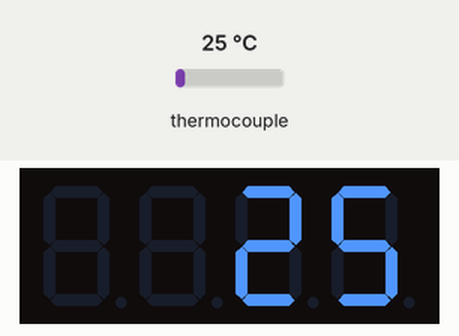
A sketch run on a simulated ESP32. On the bench: 4-digit seven-segment display. Inputs (shaded band) come from the test bench; at power-on: thermocouple 25 °C. What the sketch prints to the serial monitor is not drawn.

Above: at 1.4 s.
1.5 s: thermocouple set to 75 °C
At 2.86 s:
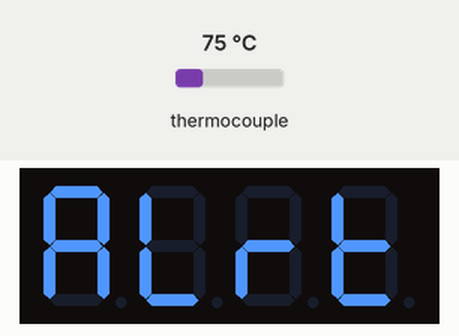
5.8 s: thermocouple set to 53 °C
At 5.98 s:
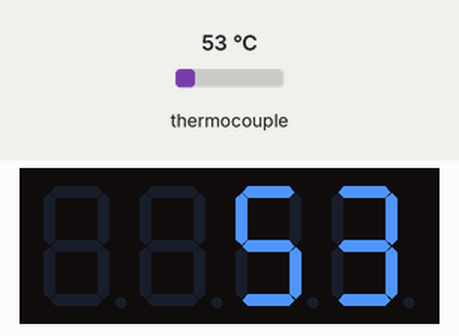
7.5 s: thermocouple set to 44 °C
At 9.4 s:
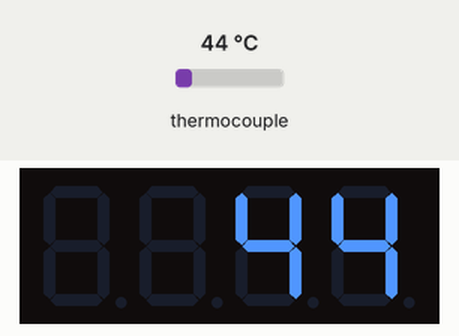
Timing chart, 0 to 10.9 s (numbered marks = the images above; inputs shaded):
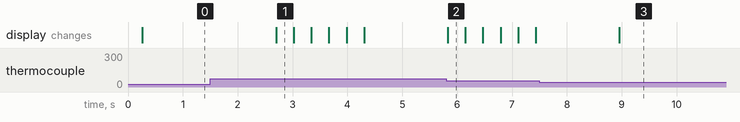

Measured:
- after the input at 1.5 s, the display: changes after 1.2 s (image 1)
- after the input at 5.8 s, the display: changes at once (image 2)

The sketch:

espnowsender.ino
```cpp
#include <esp_now.h>
#include <WiFi.h>
#include <TM1637Display.h>
#include <max6675.h>
#include "esp_wifi.h"

// MAX6675 pins
int thermoCLK = 18;
int thermoCS = 5;
int thermoDO = 19;
MAX6675 thermocouple(thermoCLK, thermoCS, thermoDO);

// TM1637 Display pins
#define CLK 2
#define DIO 4
TM1637Display display(CLK, DIO);

// Receiver MAC address (replace if different)
uint8_t receiverAddress[] = {0x2C, 0xBC, 0xBB, 0x0C, 0x11, 0xA4};

typedef struct struct_message {
  uint8_t type;           // New field to identify message type
  float temperatureC;
} struct_message;

struct_message myData;

// Channel & status management
int workingChannel = -1;
int failedAttempts = 0;
const int MAX_FAILED_ATTEMPTS = 3;

bool ackReceived = false;

#define TEMP_THRESHOLD 50
bool alertToggle = false;  // toggles between display styles

void OnDataSent(const uint8_t *mac_addr, esp_now_send_status_t status) {
  ackReceived = (status == ESP_NOW_SEND_SUCCESS);
}

// Try to send a dummy message on a specific channel to check if receiver responds
bool tryChannel(int channel) {
  WiFi.mode(WIFI_STA);
  esp_wifi_set_promiscuous(false);
  esp_wifi_set_channel(channel, WIFI_SECOND_CHAN_NONE);
  delay(10);

  if (esp_now_init() != ESP_OK) {
    Serial.println("❌ ESP-NOW init failed on channel " + String(channel));
    return false;
  }

  esp_now_register_send_cb(OnDataSent);

  esp_now_peer_info_t peerInfo = {};
  memcpy(peerInfo.peer_addr, receiverAddress, 6);
  peerInfo.channel = 0;  // 0 = allow any
  peerInfo.encrypt = false;

  if (!esp_now_is_peer_exist(receiverAddress)) {
    if (esp_now_add_peer(&peerInfo) != ESP_OK) {
      Serial.println("❌ Failed to add peer");
      esp_now_deinit();
      return false;
    }
  }

  // Send dummy test packet
  ackReceived = false;
  struct_message testData;
  testData.type = 1;  // Type 1 = Temperature
  testData.temperatureC = 99.9;
  esp_now_send(receiverAddress, (uint8_t *)&testData, sizeof(testData));
  delay(200);

  esp_now_deinit();
  return ackReceived;
}

// Scan for the receiver channel (1–13)
bool findReceiverChannel() {
  Serial.println("🔍 Scanning channels 1 to 13...");
  for (int ch = 1; ch <= 13; ch++) {
    Serial.print("📡 Testing channel ");
    Serial.println(ch);
    if (tryChannel(ch)) {
      workingChannel = ch;
      Serial.print("✅ Receiver found on channel ");
      Serial.println(ch);
      return true;
    }
  }
  workingChannel = -1;
  return false;
}

// Setup ESP-NOW for the current channel
bool setupESPNow() {
  WiFi.mode(WIFI_STA);
  esp_wifi_set_channel(workingChannel, WIFI_SECOND_CHAN_NONE);

  if (esp_now_init() != ESP_OK) {
    Serial.println("❌ ESP-NOW init failed during setup");
    return false;
  }

  esp_now_register_send_cb(OnDataSent);

  esp_now_peer_info_t peerInfo = {};
  memcpy(peerInfo.peer_addr, receiverAddress, 6);
  peerInfo.channel = 0;
  peerInfo.encrypt = false;

  if (!esp_now_is_peer_exist(receiverAddress)) {
    if (esp_now_add_peer(&peerInfo) != ESP_OK) {
      Serial.println("❌ Failed to add peer");
      return false;
    }
  }

  Serial.print("📡 Locked to Channel: ");
  Serial.println(workingChannel);
  return true;
}

void setup() {
  Serial.begin(115200);
  display.setBrightness(0x0f);
  display.showNumberDec(0);

  // Initial channel discovery
  if (!findReceiverChannel()) {
    Serial.println("❌ No receiver found. Halting.");
    while (true);
  }

  if (!setupESPNow()) {
    Serial.println("❌ Failed to setup ESP-NOW. Halting.");
    while (true);
  }
}

void loop() {
  float tempC = thermocouple.readCelsius();
  Serial.print("🌡 Temperature (°C): ");
  Serial.println(tempC);

  bool overThreshold = (tempC >= TEMP_THRESHOLD);

  if (isnan(tempC) || tempC < 0 || tempC > 1000) {
    display.showNumberDec(0, false);
    myData.type = 1;
    myData.temperatureC = 0;
    } else if (overThreshold) {
    Serial.print("🚨 ALERT: High Temperature = ");
    Serial.println(tempC);

    int tempInt = (int)tempC;
    myData.type = 1;
    myData.temperatureC = tempC;

    if (alertToggle) {
      // 🔁 Blink actual temperature 3 times
      for (int i = 0; i < 3; i++) {
        display.showNumberDec(tempInt, false);
        delay(300);
        display.clear();
        delay(300);
      }
    } else {
      // 🔁 Blink "ALRT" 3 times using segments
      uint8_t alert[] = {
  0x77, // A
  0x38, // L
  0x50, // R
  0x78  // T
};

      for (int i = 0; i < 3; i++) {
        display.setSegments(alert);
        delay(300);
        display.clear();
        delay(300);
      }
    }

    alertToggle = !alertToggle;  // flip next cycle
    myData.type = 1;
    myData.temperatureC = tempC;

  } else {
    // Normal temperature, show regularly
    int tempInt = (int)tempC;
    display.showNumberDec(tempInt, false);
    myData.type = 1;
    myData.temperatureC = tempC;
  }

  // Send data over ESP-NOW
  ackReceived = false;
  esp_err_t result = esp_now_send(receiverAddress, (uint8_t *)&myData, sizeof(myData));

  if (result == ESP_OK) {
    delay(200);  // wait for ack
    if (ackReceived) {
      Serial.println("✅ Data sent successfully");
      failedAttempts = 0;
    } else {
      Serial.println("⚠️ Sent but no ACK");
      failedAttempts++;
    }
  } else {
    Serial.print("❌ Send error: ");
    Serial.println(result);
    failedAttempts++;
  }

  // Reconnect if needed
  if (failedAttempts >= MAX_FAILED_ATTEMPTS) {
    Serial.println("🔄 Too many failures. Re-scanning channels...");

    // Clean up
    esp_now_del_peer(receiverAddress);
    esp_now_deinit();

    // Retry until we re-find the receiver
    while (true) {
      if (findReceiverChannel() && setupESPNow()) {
        Serial.println("✅ Reconnected successfully!");
        failedAttempts = 0;
        break;
      }
      Serial.println("🔁 Receiver not found. Retrying in 5 seconds...");
      delay(5000);
    }
  }
  delay(1000);
}
```
